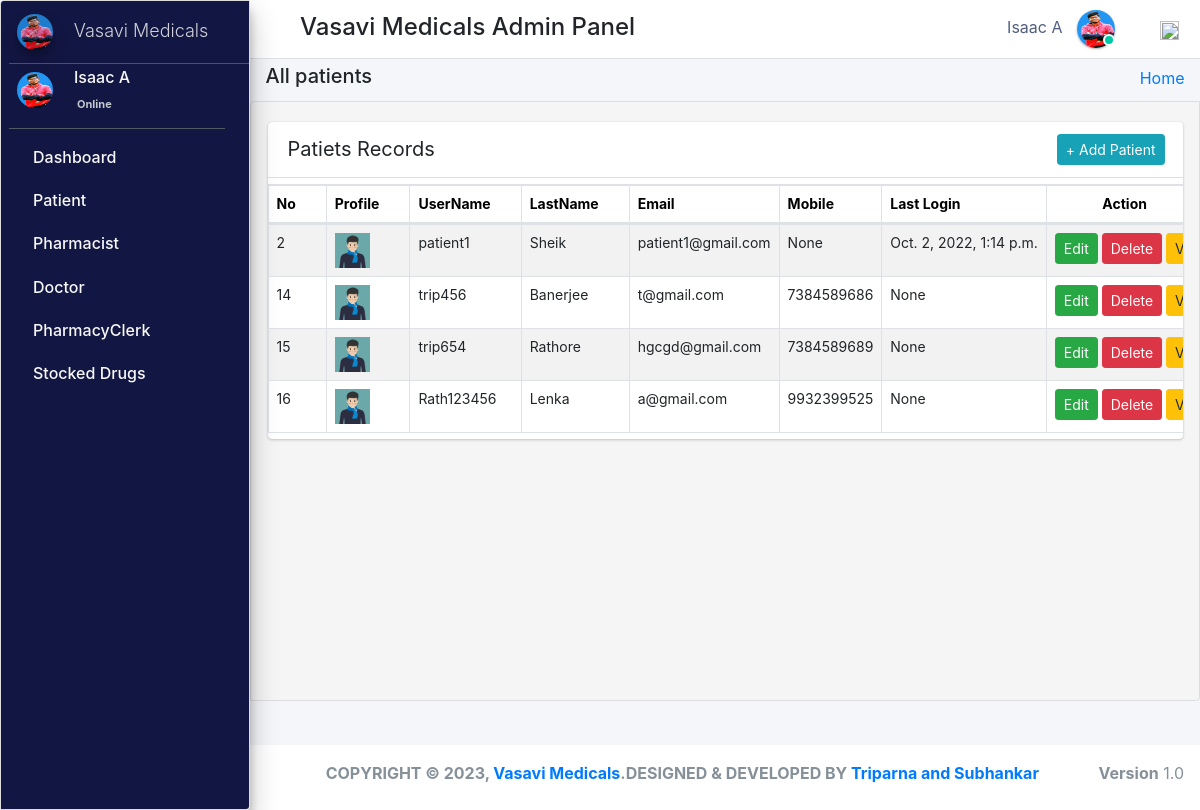
/admin_user/all_patients/ (signed in), run on the app's committed database.
### pharmacy/models.py (models this page shows, shortened)
class CustomUser(AbstractUser):
    user_type_data = ((1, "AdminHOD"), (2, "Pharmacist"), (3, "Doctor"), (4, "PharmacyClerk"),(5, "Patients"))
    user_type = models.CharField(default=1, choices=user_type_data, max_length=10)

class AdminHOD(models.Model):
    gender_category=(
        ('Male','Male'),
        ('Female','Female'),
    )
    admin = models.OneToOneField(CustomUser,null=True, on_delete = models.CASCADE)
    emp_no= models.CharField(max_length=100,null=True,blank=True)
    gender=models.CharField(max_length=100,null=True,choices=gender_category)
    mobile=models.CharField(max_length=10,null=True,blank=True)
    address=models.CharField(max_length=300,null=True,blank=True)
    profile_pic=models.ImageField(default="admin.png",null=True,blank=True)
    created_at = models.DateTimeField(auto_now_add=True)
    updated_at = models.DateTimeField(auto_now=True)
    date_employed=models.DateTimeField(auto_now_add=True, auto_now=False)
    objects = models.Manager()

class Patients(models.Model):
    gender_category=(
        ('Male','Male'),
        ('Female','Female'),
    )
    admin = models.OneToOneField(CustomUser,null=True, on_delete = models.CASCADE)
    reg_no=models.CharField(max_length=30,null=True,blank=True,unique=True)
    gender=models.CharField(max_length=7,null=True,blank=True,choices=gender_category)
    first_name=models.CharField(max_length=20,null=True,blank=True)
    last_name=models.CharField(max_length=20,null=True,blank=True)
    dob=models.DateTimeField(auto_now_add= False, auto_now=False,null=True,blank=True)
    phone_number=models.CharField(max_length=10,null=True,blank=True)
    profile_pic=models.ImageField(default="patient.jpg",null=True,blank=True)
    age= models.IntegerField(default='0', blank=True, null=True)
    address=models.CharField(max_length=300,null=True,blank=True)
    date_admitted=models.DateTimeField(auto_now_add=True, auto_now=False)
    last_updated = models.DateTimeField(auto_now_add=False, auto_now=True)

### pharmacy/HODViews.py (the view, shortened to what this page needs)
# urls.py: path('admin_user/all_patients/',HODViews.allPatients,name='all_patients'),
def allPatients(request):
    form=PatientSearchForm1(request.POST or None)
    patients=Patients.objects.all()
    context={
        "patients":patients,
        "form":form,
        "title":"Admitted Patients"
    }
    return render(request,'hod_templates/admited_patients.html',context)

### pharmacy/LoginCheckMiddleWare.py (called while the page is built, shortened)
    def process_view(self, request, view_func, view_args, view_kwargs):
        modulename = view_func.__module__
        user = request.user
        if user.is_authenticated:
            if user.user_type == "1":
                if modulename == "pharmacy.HODViews":
                    pass
                elif modulename == "":
                    pass
                elif modulename == "pharmacy.views" or modulename == "django.views.static":
                    pass
                else:
                    pass
            else:
                return redirect("login")
        else:
            if request.path == reverse("login"):
                pass
            else:
                return redirect("login")

### pharmacy/templates/hod_templates/admited_patients.html (shortened to what this page needs)
{% extends 'hod_templates/base_template.html'%}
{% load static %}
{% block page_title %}
<h5>All patients</h5>
{% endblock page_title %}
{% block main_content %}
<section class="content">
    <div class="row">
        <div class="col-md-12 px-3">
            <div class="card card-primar sc">
                <div class="card-header">
                    <span>Patiets Records</span>
                   <div class="card-tools d-flex">
                <a class="btn btn-sm btn-info mr-2" href="{% url 'patient_form' %}" role="button">+ Add Patient</a>
            </div>
                </div>
                <table  class="table table-bordered table-hover dataTable" id="plist">
                    <thead>
                            <tr>
                                    <th>No</th>
                                    <th>Profile</th>
                                    <th>UserName</th>
                                    <th>LastName</th>
                                    <th>Email</th>
                                    <th>Mobile</th>
                                     <th>Last Login</th>
                                     <th class="text-center">Action</th>
                            </tr>
                    </thead>
                    <tbody>
                            {% for patient in patients %}
                            <tr class="hov"> <td>{{patient.admin.id}}</td>
                                <td> <img src="{{patient.profile_pic.url}}" class="" width="35" height="35" alt=""></td>
                                <td>{{patient.admin}}</td>
                                <td>{{patient.admin.last_name}}</td>
                                <td>{{patient.admin.email}}</td>
                                <td>{{patient.phone_number}}</td>
                                <td>{{patient.admin.last_login}}</td>
                                <td><a href="{% url 'edit_patient' patient.admin.id %}" class="btn btn-sm btn-success">Edit</a>
                                    <a href="{% url 'delete_patient' patient.id %}" class="btn btn-sm btn-danger">Delete</a></<a>
                                    <a href="{% url 'patient_record' patient.id %}" class="btn btn-sm btn-warning">View</a></td>
                            </tr>
                            {% endfor %}
                    </tbody>
                </table>
            </div>
        </div>
    </div>
</section>
{% endblock %}

### pharmacy/templates/hod_templates/base_template.html (shortened to what this page needs)
{% extends 'base_file.html' %} {% block htm %}
<body class="hold-transition sidebar-mini layout-fixed">
    <div class="wrapper">
        <nav class="main-header navbar navbar-expand navbar-white navbar-light">
            <ul class="navbar-nav">
                <li class="nav-item">
                    <a class="nav-link" data-widget="pushmenu" href="#" role="button"></a>
                </li>
            </ul>
            <h4 style="margin-left: 10px; margin-top: 5px;">Vasavi Medicals Admin Panel  </h4>
            <ul class="navbar-nav ml-auto">
                <li class="mx-3">
                    <a href="#" class="sm-submenu-with-image a">
                        <span>{{user.first_name}}  {{user.last_name}}</span>
                        <img src="{{request.user.adminhod.profile_pic.url}}" class="img-circle elevation-1" width="38" height="38" alt="">
                        <span class="avatar-status avatar-sm-status avatar-status-success"></span>
                    </a>
                </li>
                <li class="nav-item dropdown ml-3 low">
                    <a href="#" class="btn btn-outlined btn-black text-muted bg-transparent " data-toggle="dropdown" aria-expanded="false" data-wow-delay="0.7s"><img src="https://img.icons8.com/ios/50/000000/settings.png" width="19" height="19">
                    </a>
                </li>
            </ul>
        </nav>
        {% include 'hod_templates/sidebar.html'%}
        <div class="content-wrapper">
            <div class="content-header">
                <div class="container-fluid">
                    <div class="row ">
                        <div class="col-sm-6">
                            <h1 class="m-0 text-dark">
                                {% block page_title %} {% endblock page_title %}
                            </h1>
                        </div>
                        <div class="col-sm-6 ">
                            <ol class="breadcrumb float-sm-right">
                                <li class="breadcrumb-item"><a href="">Home</a></li>
                            </ol>
                        </div>
                    </div>
                </div>
            </div>
            {% block main_content %} {% endblock main_content %}
        </div>
        {% include 'hod_templates/footer.html'%}
    </div>
    {% endblock htm %}

### pharm/pharmacy/templates/base_file.html (shortened to what this page needs)
{% load static %}
<!DOCTYPE html>
<html lang="en">
<head>
    <link rel="stylesheet" href="{% static 'css/bootstrap.min.css'%}">
    <link rel="stylesheet" href="{% static 'css/main.css'%}">
    <link rel="stylesheet" href="{% static 'css/profile.css'%}">
    <link rel="stylesheet" href="{% static " fontawesome-free/css/all.min.css " %}">
    <link rel="stylesheet" href="https://code.ionicframework.com/ionicons/2.0.1/css/ionicons.min.css">
    <link rel="stylesheet" href="{% static 'dist/css/adminlte.css'  %}">
    <link rel="stylesheet" href="{% static 'pace-progress/themes/black/pace-theme-flat-top.css' %}">
    <link rel="stylesheet" href="{% static 'datatables-bs4/css/dataTables.bootstrap4.min.css'%}">
    <link rel="stylesheet" href="{% static 'datatables-responsive/css/responsive.bootstrap4.min.css'%}">
    <link rel="stylesheet" href="{% static 'datatables-buttons/css/buttons.bootstrap4.min.css'%}">
    <link rel="stylesheet" href="{% static 'css/select2.css' %}">
    <link href="{% static 'jquery-ui2/jquery-ui.min.css' %}" rel="stylesheet">
    <link href="{% static 'jquery-ui2/jquery-ui.structure.min.css' %}" rel="stylesheet">
    <link href="{% static 'jquery-ui2/jquery-ui.theme.min.css' %}" rel="stylesheet">
</head>
{% block htm %} {% endblock htm%}
</body>
</html>

### pharmacy/templates/hod_templates/sidebar.html (shortened to what this page needs)
<aside class="main-sidebar sidebar-dark-primary elevation-4">
    <a href="" class="brand-link ml-2">
        <img src="{{request.user.adminhod.profile_pic.url}}" alt="" width="36" height="36" class=" img-circle elevation-3" style="opacity: .8">
        <span class="brand-text font-weight-light mt-1 ml-3 mmust">Vasavi Medicals</span>
    </a>
    <div class="sidebar">
        <div class="user-panel mr-3">
            <div class="pull-left image sm-submenu-with-image a ml-2 ">
                <img src="{{request.user.adminhod.profile_pic.url}}" class="img-circle mt-2" width="36" height="36" alt="User Image">
            </div>
            <div class="pull-left info">
                <p>{{user.first_name}} {{user.last_name}}</p>
                <a href="#"> Online</a>
            </div>
        </div>
        <nav class="mt-2">
            <ul class="nav nav-pills nav-sidebar flex-column" data-widget="treeview" role="menu" data-accordion="false">
                <li class="nav-item">
                    <a href="{% url  'admin_dashboard' %}" class="nav-link">
                        <p>
                            Dashboard
                        </p>
                    </a>
                </li>
                <li class="nav-item">
                    <a href="#" class="nav-link">
                        <p>
                            Patient
                        </p>
                    </a>
                </li>
                <li class="nav-item">
                    <a href="#" class="nav-link">
                        <p>
                            Pharmacist
                        </p>
                    </a>
                </li>
                <li class="nav-item">
                    <a href="#" class="nav-link">
                        <p>
                            Doctor
                        </p>
                    </a>
                </li>
                <li class="nav-item">
                    <a href="#" class="nav-link">
                        <p>
                            PharmacyClerk
                        </p>
                    </a>
                </li>
                <li class="nav-item">
                    <a href="#" class="nav-link">
                        <p>
                            Stocked Drugs
                        </p>
                    </a>
                </li>
            </ul>
        </nav>
    </div>
</aside>

### pharmacy/templates/hod_templates/footer.html
<footer class="main-footer pt-3 text-center">
    <strong>COPYRIGHT &copy; {% now "Y" %}, <a href="#">Vasavi Medicals</a>.DESIGNED & DEVELOPED BY <a href="https://webdevisaac.com">Triparna and Subhankar</a></strong>
    <div class="float-right d-none d-sm-inline-block">
        <b>Version</b> 1.0
    </div>
</footer>

### static/css/main.css (style rules this page uses)
html { font-family: sans-serif; line-height: 1.15; -webkit-text-size-adjust: 100%; -webkit-tap-highlight-color: transparent; }
body { overflow-y: hidden; overflow-x: hidden; font-family: -apple-system, BlinkMacSystemFont, "Segoe UI", Roboto, "Helvetica Neue", Arial, "Noto Sans", sans-serif, "Apple Color Emoji", "Segoe UI Emoji", "Segoe UI Symbol", "Noto Color Emoji" !important; }
th { color: rgb(0, 0, 0); font-size: 14px !important; }
.content { background-color: #f5f5f5; border: 1px solid #dddddd; border-radius: 4px 0px 4px 0px; left: -1px; padding: 10px 7px 5px; }
.main-sidebar { background: #ffffff; border: 1px solid #dddddd; border-radius: 4px 0px 4px 0px; font-weight: bold; }
.content { height: 75vh; overflow-y: scroll; overflow-x: hidden; }
.sc { white-space: nowrap; display: block; overflow-x: hidden !important; }
.content .row { margin-top: 20px !important; }
.main-sidebar { background-color: #121642 !important; color: white !important; }
.main-sidebar p { color: #f8f8f8 !important; font-weight: 500 !important }
td { font-size: 14px !important; }
.hov { transition: transform .5s; }
.avatar-status { position: absolute; bottom: 12px; right: 75.4px; display: -ms-inline-flexbox; display: inline-flex; -ms-flex-negative: 0; flex-shrink: 0; -ms-flex-pack: center; justify-content: center; -ms-flex-align: center; align-items: center; white-space: nowrap; text-align: center; vertical-align: baseline; font-weight: 600; border: .125rem solid #fff; width: 12px; height: 12px; line-height: 1; font-size: .71094rem; border-radius: 50%; }
.avatar-status-success { color: #fff; background-color: #00c9a7; }
.card-header span { font-size: 20px !important; }
.table>tbody>tr>td, .table>tbody>tr>th, .table>tfoot>tr>td, .table>tfoot>tr>th, .table>thead>tr>td, .table>thead>tr>th { padding: 8px; line-height: 1.42857143; vertical-align: top; }
.pull-left { float: left; }
.pull-left { float: left!important; }
.user-panel>.info { padding: 5px 5px 5px 15px; line-height: 1; position: absolute; left: 55px; }
.user-panel>.info>p { font-weight: 600; margin-bottom: 9px; }
p { margin: 0 0 10px; }
.user-panel { padding-bottom: 20px; }
.user-panel:after { clear: both; }
.user-panel:before, .user-panel:after { content: " "; display: table; }
.user-panel>.info>a { text-decoration: none; padding-right: 5px; margin-top: 3px; font-size: 11px; overflow: hidden; white-space: nowrap; }
.mmust { overflow: hidden; white-space: nowrap; font-size: 18px; }
.table { background: white !important; }
.container-fluid { width: 100%; padding-right: 15px; padding-left: 15px; margin-right: auto; margin-left: auto; }
.row { display: flex; flex-wrap: wrap; margin-right: -15px; margin-left: -15px; }
.d-flex { display: flex !important; z-index: 44; }
.d-flex { display: flex !important; }
.table tbody tr:nth-of-type(odd) { background-color: rgba(0, 0, 0, .05) !important; }
.table tbody tr:nth-of-type(odd) { background-color: rgba(197, 197, 197, 0.05) !important; }
.main-footer { height: 65px !important; background: #ffffff; border-top: none !important; color: #869099; font-size: 1.0rem !important; }
.img-circle { border-radius: 50%; }
.content-wrapper .content-header { padding: 5px 0.5rem !important; }

### static/css/profile.css (style rules this page uses)
li { list-style-type: none ! }
.navbar-nav span { color: #525f7f !important; margin-right: 10px !important; }
body { font-family: 'Rubik', sans-serif; height: 100% !important; }
.table tbody tr:nth-of-type(odd) { background-color: rgba(0, 0, 0, .05) !important; }

### data on the page
CustomUser: first_name "Isaac", last_name "A", user.adminhod.profile_pic (picture)
Patients: admin.id "2", profile_pic (picture), admin "patient1", admin.last_name "Sheik", admin.email "patient1@gmail.com", phone_number "None", admin.last_login "Oct. 2, 2022, 1:14 p.m."
Patients: admin.id "14", profile_pic (picture), admin "trip456", admin.last_name "Banerjee", admin.email "t@gmail.com", phone_number "7384589686", admin.last_login "None"
Patients: admin.id "15", profile_pic (picture), admin "trip654", admin.last_name "Rathore", admin.email "hgcgd@gmail.com", phone_number "7384589689", admin.last_login "None"
Patients: admin.id "16", profile_pic (picture), admin "Rath123456", admin.last_name "Lenka", admin.email "a@gmail.com", phone_number "9932399525", admin.last_login "None"
